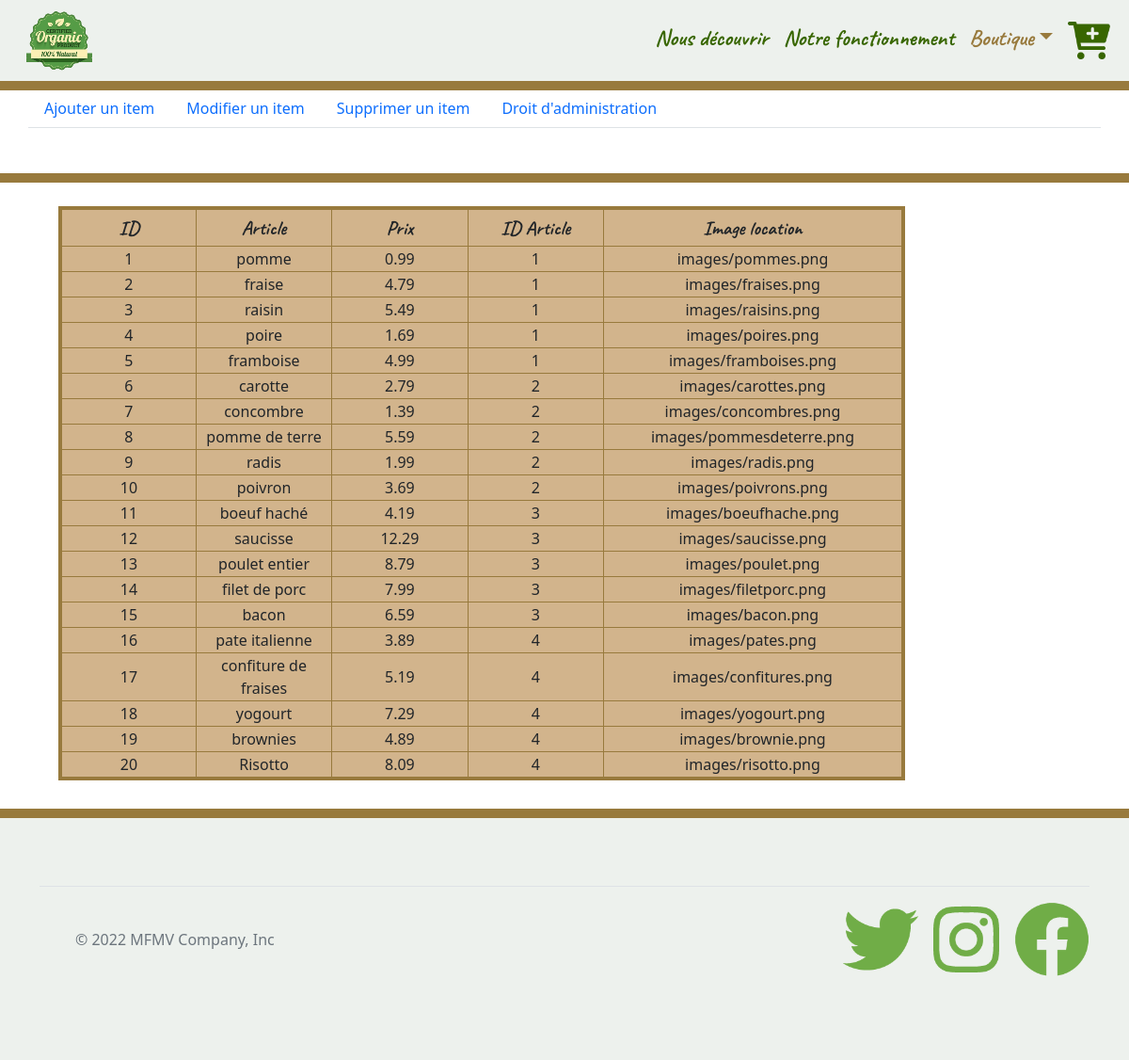
Screenshot of /?action=admin (signed in) with the database file from the repository.
### tables this page shows
CREATE TABLE `articlesepicerie` (
  `id` int(3) NOT NULL,
  `article` varchar(50) NOT NULL,
  `prix` float NOT NULL,
  `idArticle` int(1) NOT NULL,
  `image_location` varchar(255) NOT NULL
);

### index.php (called while the page is built, shortened)
<?php
require "vues/inc/entete.inc.php";
if (!isset($_GET['action'])) {
	$action = "";
} else {
	$action = $_GET['action'];
}
$controleur = Epicerie::creerControleur($action);
$nomVue = $controleur->executerAction();
include_once("vues/" . $nomVue . ".php");
require "vues/inc/piedPage.inc.php";
?>

### modeles/DAO/articlesepicerieDAO.class.php (called while the page is built, shortened)
<?php
include_once("modeles/articlesepicerie.class.php");
class articlesepicerieDAO implements articlesepicerieDAOinterface
{
	static public function chercherTous()
	{
		try {
			$connexion = ConnexionBD::getInstance();
		} catch (Exception $e) {
			throw new Exception("Impossible d’obtenir la connexion à la BD.");
		}
		$tableau = [];
		$query = $connexion->prepare("SELECT * FROM articlesepicerie");
		$query->execute();
		foreach ($query as $enr) {
			$unProduit = new articlesepicerie(
				$enr['id'],
				$enr['article'],
				$enr['prix'],
                $enr['idArticle'],
				$enr['image_location']
			);
			array_push($tableau, $unProduit);
		}
		return $tableau;
	}
}

### modeles/articlesepicerie.class.php (called while the page is built, shortened)
<?php
class articlesepicerie{
    private $id;
    private $article;
    private $prix;
    private $idArticle;
    private $image_location;
    public function __construct()
    {
        $arguments = func_get_args();
        $nombreArguments = func_num_args();
        if (method_exists($this, $function = 'construct'.$nombreArguments)) {
            call_user_func_array(array($this, $function), $arguments);
        }
    }
    public function construct5($id, $article, $prix, $idArticle, $image_location)
    {
        $this->id = $id;
        $this->article = $article;
        $this->prix = $prix;
        $this->idArticle = $idArticle;
        $this->image_location = $image_location;
    }
    public function getId(){ return $this->id; }
    public function getArticle(){ return $this->article; }
    public function getPrix(){ return $this->prix; }
    public function getIdArticle(){ return $this->idArticle; }
    public function getImage_location(){ return $this->image_location; }
}
?>

### vues/admin.php (the view, shortened to what this page needs)
<?php
$nav = "boutique";
require "vues/inc/navbar.inc.php";
include_once "modeles/DAO/articlesepicerieDAO.class.php";
?>
<div class="container py-5">
    <div class="row">
        <h2>Administration et modification d'articles</h2>
        <ul class="nav nav-tabs">
            <li class="nav-item" role="presentation">
                <button class="nav-link" data-bs-toggle="tab" id="Ajouter-tab" type="button" data-bs-target="#Ajouter"
                role="tab" aria-controls="Ajouter" aria-selected="true">Ajouter un item</button></li>
            <li class="nav-item" role="presentation">
                <button class="nav-link" data-bs-toggle="tab" id="Modifier-tab" type="button" data-bs-target="#Modifier"
                role="tab" aria-controls="Modifier" aria-selected="true">Modifier un item</button></li>
            <li class="nav-item" role="presentation">
                <button class="nav-link" data-bs-toggle="tab" id="Supprimer-tab" type="button" data-bs-target="#Supprimer"
                role="tab" aria-controls="Supprimer" aria-selected="true">Supprimer un item</button></li>
            <li class="nav-item" role="presentation">
                <button class="nav-link" data-bs-toggle="tab" id="Utilisateur-tab" type="button" data-bs-target="#Utilisateur"
                role="tab" aria-controls="Utilisateur" aria-selected="true">Droit d'administration</button></li>
        </ul>
  </div>
  </div>
<div class="container-fluid foodwrap"></div>
<section class="container">
    <div class="row">
        <div id="tabWrap">
            <div id="tabDebut">
                <?php
                $tabArticles = articlesepicerieDAO::chercherTous();
                echo  '<table>
                            <tr>
                                <th>ID</th>
                                <th>Article</th>
                                <th>Prix</th>
                                <th>ID Article</th>
                                <th>Image location</th>
                            </tr>';
                for ($i = 0; $i < count($tabArticles); $i++) {
                    echo "<tr><td>" . $tabArticles[$i]->getId() . "</td><td>" . $tabArticles[$i]->getArticle() . "</td><td>" . $tabArticles[$i]->getPrix() . "</td><td>" . $tabArticles[$i]->getIdArticle() . "</td><td>" . $tabArticles[$i]->getImage_location() . "</td>";
                }
                echo '</table>';
                ?>
            </div>
        </div>
    </div>
</section>
<div class="container-fluid foodwrap"></div>
<?php
require "vues/inc/footer.inc.php";
?>

### vues/inc/entete.inc.php (shortened to what this page needs)
<!DOCTYPE html>
<html lang="fr">
<head>
    <link rel="stylesheet" href="css/bootstrap.min.css">
    <link rel="stylesheet" href="css/style1.css">
</head>
<body>

### vues/inc/navbar.inc.php (shortened to what this page needs)
<nav class="mv-navbar navbar navbar-expand-sm position-fixed w-100 fw-bold">
    <div class="container-fluid">
        <a href="?action=decouvrir" target="_self"><img src="images/logo.png" alt="BioLogo" class="mx-3"></a>
        <div class="offcanvas offcanvas-end" tabindex="-1" id="offcanvasNavbar" aria-labelledby="offcanvasNavbarLabel">
            <div class="offcanvas-body couleurDropDown">
                <ul class="navbar-nav justify-content-end flex-grow-1">
                    <li class="nav-item <?php if ($nav === 'decouvrir') : ?>decouvrir<?php endif; ?>">
                        <a class="nav-link pe-2" aria-current="page" href="?action=decouvrir">Nous découvrir</a></li>
                    <li class="nav-item <?php if ($nav === 'fonctionnement') : ?>fonctionnement<?php endif; ?>">
                        <a class="nav-link pe-2" href="?action=fonctionnement">Notre fonctionnement</a>
                    </li>
                    <li class="nav-item dropdown <?php echo (($nav === 'boutique') ? "boutique" : "couleurDropDown"); ?>">
                        <a class="nav-link pe-2 dropdown-toggle couleurDropDown" href="" role="button" data-bs-toggle="dropdown" aria-expanded="false">Boutique</a>
                    </li>
                    <?php if($_SESSION['role'] === 'user' || $_SESSION['role'] === 'admin')
                        echo '<li class="nav-item"><a class="nav-link pe-2" href="?action=cart" aria-current="page"><img src="images/cart-plus.png" alt="Cart" height="40"></a></li>';?>
                </ul>
            </div>
        </div>
    </div>
    <div class="container-fluid" id="underNav"></div>
</nav>

### vues/inc/footer.inc.php
<div class="py-5 couleurDropDown">
    <div class="container">
        <footer class="d-flex flex-wrap justify-content-between align-items-center py-3 my-4 border-top">
        <div class="col-md-4 d-flex align-items-center">
            <a href="/" class="mb-3 me-2 mb-md-0 text-muted text-decoration-none lh-1">
            <svg class="bi" width="30" height="24"><use xlink:href="#bootstrap"/></svg>
            </a>
            <span class="mb-3 mb-md-0 text-muted">&copy; 2022 MFMV Company, Inc</span>
        </div>
        <ul class="nav col-md-4 justify-content-end d-flex">
            <li class="ms-3"><a class="text-muted imageGAFAM" href="https://twitter.com"><img src="images/twitter.png" alt="Twitter" height="80"></a></li>
            <li class="ms-3"><a class="text-muted imageGAFAM" href="https://instagram.com"><img src="images/instagram.png" alt="Instagram" height="80"></a></li>
            <li class="ms-3"><a class="text-muted imageGAFAM" href="https://facebook.com"><img src="images/facebook.png" alt="Facebook" height="80"></a></li>
        </ul>
        </footer>
    </div>
</div>

### vues/inc/piedPage.inc.php (shortened to what this page needs)
</body>
</html>

### css/style1.css (style rules this page uses)
nav>div>div>div>ul>li>a, #modalFontColor, #staticBackdropLabel, .dropdown-item { font-family: 'Caveat', sans-serif; font-size: 1.5em !important; color: rgb(56, 102, 0) !important; }
.boutique>a { color: rgb(152, 122, 61) !important; background-color: #EDF1ED; }
.couleurDropDown, nav { background-color: #EDF1ED; }
.navbar { color: #386600 !important; box-shadow: 1px 1px 3px rgba(56, 102, 0, 0.54) !important; z-index: 1; }
.mv-navbar .nav-link { border-bottom: 1px solid transparent !important; transition: padding-bottom .4s ease-in-out, border-color 0.3s ease; }
#underNav { height: 10px; background-color: rgb(152, 122, 61); z-index: 1; position: fixed; top: 86px; }
.foodwrap { height: 10px; background-color: rgb(152, 122, 61); z-index: 0; }
table { width: 900px; margin: 25px 20px 30px 20px; border: 4px solid rgb(152, 122, 61); }
table td, table th { width: 100px; text-align: center; border: 1px solid rgb(152, 122, 61); background-color: tan; }
table th { height: 40px; font-family: 'Caveat', sans-serif; font-size: 1.3em; }
#tabWrap { display: flex; flex-wrap: wrap; }
table { width: 900px; background-color: blue; margin: 25px 20px 30px 20px; border: 4px solid rgb(152, 122, 61); }

### rows the page displays
articlesepicerie: id "1", article "pomme", prix "0.99", idArticle "1", image_location "images/pommes.png"
articlesepicerie: id "2", article "fraise", prix "4.79", idArticle "1", image_location "images/fraises.png"
articlesepicerie: id "3", article "raisin", prix "5.49", idArticle "1", image_location "images/raisins.png"
articlesepicerie: id "4", article "poire", prix "1.69", idArticle "1", image_location "images/poires.png"
articlesepicerie: id "5", article "framboise", prix "4.99", idArticle "1", image_location "images/framboises.png"
articlesepicerie: id "6", article "carotte", prix "2.79", idArticle "2", image_location "images/carottes.png"
articlesepicerie: id "7", article "concombre", prix "1.39", idArticle "2", image_location "images/concombres.png"
articlesepicerie: id "8", article "pomme de terre", prix "5.59", idArticle "2", image_location "images/pommesdeterre.png"
articlesepicerie: id "9", article "radis", prix "1.99", idArticle "2", image_location "images/radis.png"
articlesepicerie: id "10", article "poivron", prix "3.69", idArticle "2", image_location "images/poivrons.png"
articlesepicerie: id "11", article "boeuf haché", prix "4.19", idArticle "3", image_location "images/boeufhache.png"
articlesepicerie: id "12", article "saucisse", prix "12.29", idArticle "3", image_location "images/saucisse.png"
articlesepicerie: id "13", article "poulet entier", prix "8.79", idArticle "3", image_location "images/poulet.png"
articlesepicerie: id "14", article "filet de porc", prix "7.99", idArticle "3", image_location "images/filetporc.png"
articlesepicerie: id "15", article "bacon", prix "6.59", idArticle "3", image_location "images/bacon.png"
articlesepicerie: id "16", article "pate italienne", prix "3.89", idArticle "4", image_location "images/pates.png"
articlesepicerie: id "17", article "confiture de fraises", prix "5.19", idArticle "4", image_location "images/confitures.png"
articlesepicerie: id "18", article "yogourt", prix "7.29", idArticle "4", image_location "images/yogourt.png"
articlesepicerie: id "19", article "brownies", prix "4.89", idArticle "4", image_location "images/brownie.png"
articlesepicerie: id "20", article "Risotto", prix "8.09", idArticle "4", image_location "images/risotto.png"
